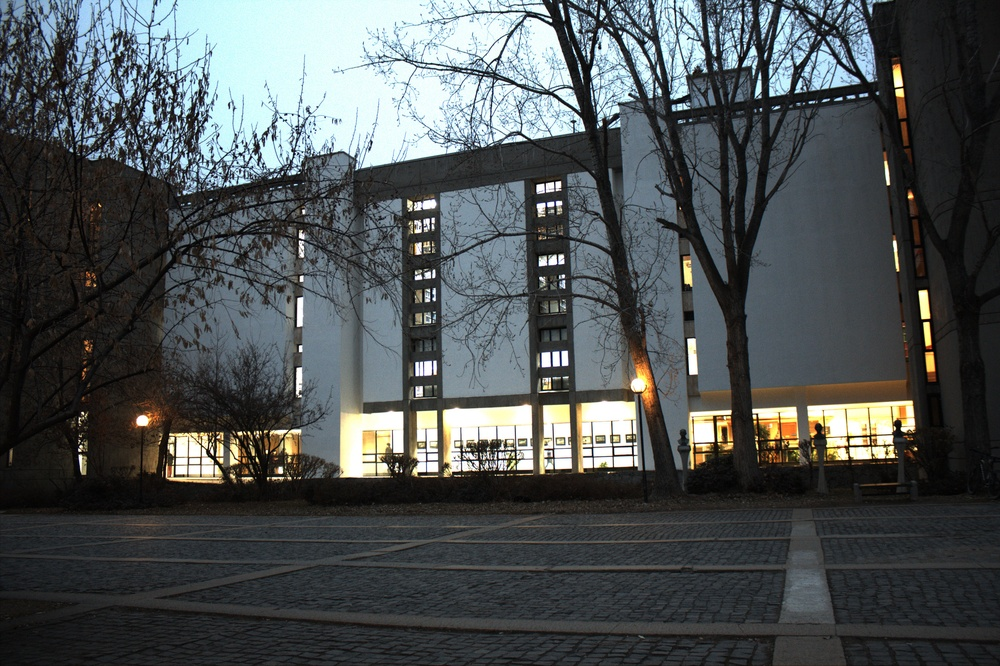
#> input picture assets/image.jpg, 1000 x 666 px, shrunk from 2601 x 1733 before the run, found by its file name
$ python test_optimal_crop.py
#> lines starting #> are read from the running program, lines starting #| are printed output that depends on the picture
### optimal_crop/optimize_crop.py
from typing import Sequence

import numpy as np
from scipy.optimize import differential_evolution, minimize

from optimal_crop.utils import flatten


def optimize_crop_evolution(
    transform: np.ndarray,
    height: int,
    width: int,
    keep_aspect_ratio: bool = False,
    max_iter: int = 1000,
    popsize: int = 15,
    disp: bool = True,
):
    """Optimize the axis-aligned crop of an image that has undergone a transformation.

    This function uses a global optimization method (differential evolution) to find the optimal crop, but is stochastic in nature.
    However, in practice, the it usually converges to a solution better than the naive crop, and if not, very close to it.
    You should compare the area of the naive crop and the optimal crop externally if you want to ensure the optimality of the result.

    Args:
        transform (np.ndarray): Transformation matrix applied to the image.
        height (int): Height of the image before the transformation.
        width (int): Width of the image before the transformation.
        keep_aspect_ratio (bool, optional): If True, the computed crop will maintain the aspect ratio of the original image. Defaults to False.
        max_iter (int, optional): Maximum number of iterations for the optimization. Defaults to 1000.
        popsize (int, optional): Population size for the differential evolution algorithm. Defaults to 15.
        disp (bool, optional): If True, display optimization progress. Defaults to True.
    Returns:
        tuple[np.ndarray, float]: The optimal crop coordinates in the form [x_min, y_min, x_max, y_max] and the area of the crop.
    """
    assert transform.shape == (3, 3), "Transform must be a 3x3 matrix."

    # Compute the corners of the transformed image
    src_corners = np.array([[0, 0, 1], [width - 1, 0, 1], [width - 1, height - 1, 1], [0, height - 1, 1]]).reshape(4, 3)
    dst_corners = src_corners @ transform.T
    dst_corners = dst_corners[:, :2]  / dst_corners[:, 2:3]

    def objective(x):
        """Maximize the area of the crop, i.e. minimize the negative area."""
        return -(x[2] - x[0]) * (x[3] - x[1]) / scale # keep the values in a reasonable range

    def ineq_constraints(x):
        tl, tr, br, bl = dst_corners

        # Compute the four line segments of the transformed image
        # Ax + By + C = 0
        top   = (tl[1] - tr[1], tr[0] - tl[0], tl[0] * tr[1] - tr[0] * tl[1])
        bot   = (bl[1] - br[1], br[0] - bl[0], bl[0] * br[1] - br[0] * bl[1])
        left  = (bl[1] - tl[1], tl[0] - bl[0], bl[0] * tl[1] - tl[0] * bl[1])
        right = (br[1] - tr[1], tr[0] - br[0], br[0] * tr[1] - tr[0] * br[1])

        def validate_point(p):
            px, py = p
            ineq = [
                # The point must be inside the transformed image boundaries (>=0)
                 (top[0]   * px + top[1]   * py + top[2]),
                 (left[0]  * px + left[1]  * py + left[2]),
                -(right[0] * px + right[1] * py + right[2]),
                -(bot[0]   * px + bot[1]   * py + bot[2]),
            ]
            return ineq

        # Construct the constraints
        all_ineq = []
        all_ineq.append(x[2] - x[0])  # x_max > x_min
        all_ineq.append(x[3] - x[1])  # y_max > y_min

        all_ineq.append(validate_point([x[0], x[1]])) # tl inside bounds
        all_ineq.append(validate_point([x[2], x[1]])) # tr inside bounds
        all_ineq.append(validate_point([x[2], x[3]])) # br inside bounds
        all_ineq.append(validate_point([x[0], x[3]])) # bl inside bounds

        return np.array(flatten(all_ineq))

    def eq_constraints(x):
        gt_ratio = width / height
        c_ratio = (x[2] - x[0]) / (x[3] - x[1] + 1e-6)  # Avoid division by zero
        return np.array([c_ratio - gt_ratio])

    def penalized_objective(x):
        penalty = 0.0
        ineq = ineq_constraints(x)
        penalty += np.sum(np.clip(-ineq, 0, None)) * 1e6  # large penalty for violated ineq

        if keep_aspect_ratio:
            eq = eq_constraints(x)
            penalty += np.sum(eq**2) * 1e6  # squared penalty for aspect ratio constraint

        return objective(x) + penalty

    # Compute bounds as the circumscribed box of the dst_corners
    min_x = min(dst_corners[0, 0], dst_corners[3, 0])
    min_y = min(dst_corners[0, 1], dst_corners[1, 1])
    max_x = max(dst_corners[1, 0], dst_corners[2, 0])
    max_y = max(dst_corners[2, 1], dst_corners[3, 1])
    bounds = [(min_x, max_x), (min_y, max_y), (min_x, max_x), (min_y, max_y)]
    scale = (max_x - min_x) * (max_y - min_y)  # Initial scale based on the bounds

    result = differential_evolution(
        func=penalized_objective,
        bounds=bounds,
        maxiter=max_iter,
        disp=disp,
        strategy='best1bin',
        popsize=popsize,  # Population size
    )

    if not result.success:
        if disp:
            print("Optimization failed:", result.message)
        return None
    return result.x, -result.fun * scale

def optimize_crop_slsqp(
    transform: np.ndarray,
    height: int,
    width: int,
    x0: np.ndarray = None,
    keep_aspect_ratio: bool = False,
    max_iter: int = 1000,
    disp: bool = True
) -> tuple[np.ndarray, float]:
    """Optimize the axis-aligned crop of an image that has undergone a transformation.

    This function uses a local optimization method (SLSQP) to find the optimal crop and therefore may not find the global optimum.
    However, in practice, the it usually converges to a solution better than the naive crop, and if not, very close to it.
    You should compare the area of the naive crop and the optimal crop externally if you want to ensure the optimality of the result.

    Args:
        transform (np.ndarray): Transformation matrix applied to the image.
        height (int): Height of the image before the transformation.
        width (int): Width of the image before the transformation.
        x0 (np.ndarray): Initial guess for the crop in the form [x_min, y_min, x_max, y_max]. If None, defaults to the center crop bound by the transformation. Defaults to None.
        keep_aspect_ratio (bool, optional): If True, the computed crop will maintain the aspect ratio of the original image. Defaults to False.
        max_iter (int, optional): Maximum number of iterations for the optimization. Defaults to 1000.
        disp (bool, optional): If True, display optimization progress. Defaults to True.
    Returns:
        tuple[np.ndarray, float]: The optimal crop coordinates in the form [x_min, y_min, x_max, y_max] and the area of the crop.
    """
    assert transform.shape == (3, 3), "Transform must be a 3x3 matrix."

    # Compute the corners of the transformed image
    src_corners = np.array([[0, 0, 1], [width - 1, 0, 1], [width - 1, height - 1, 1], [0, height - 1, 1]]).reshape(4, 3)
    dst_corners = src_corners @ transform.T
    dst_corners = dst_corners[:, :2]  / dst_corners[:, 2:3]

    def objective(x):
        """Maximize the area of the crop, i.e. minimize the negative area."""
        return -(x[2] - x[0]) * (x[3] - x[1]) / scale # keep the values in a reasonable range

    def ineq_constraints(x):
        tl, tr, br, bl = dst_corners

        # Compute the four line segments of the transformed image
        # Ax + By + C = 0
        top   = (tl[1] - tr[1], tr[0] - tl[0], tl[0] * tr[1] - tr[0] * tl[1])
        bot   = (bl[1] - br[1], br[0] - bl[0], bl[0] * br[1] - br[0] * bl[1])
        left  = (bl[1] - tl[1], tl[0] - bl[0], bl[0] * tl[1] - tl[0] * bl[1])
        right = (br[1] - tr[1], tr[0] - br[0], br[0] * tr[1] - tr[0] * br[1])

        def validate_point(p):
            px, py = p
            ineq = [
                # The point must be inside the transformed image boundaries (>=0)
                 (top[0]   * px + top[1]   * py + top[2]),
                 (left[0]  * px + left[1]  * py + left[2]),
                -(right[0] * px + right[1] * py + right[2]),
                -(bot[0]   * px + bot[1]   * py + bot[2]),
            ]
            return ineq

        # Construct the constraints
        all_ineq = []
        all_ineq.append(x[2] - x[0])  # x_max > x_min
        all_ineq.append(x[3] - x[1])  # y_max > y_min

        all_ineq.append(validate_point([x[0], x[1]])) # tl inside bounds
        all_ineq.append(validate_point([x[2], x[1]])) # tr inside bounds
        all_ineq.append(validate_point([x[2], x[3]])) # br inside bounds
        all_ineq.append(validate_point([x[0], x[3]])) # bl inside bounds

        return np.array(flatten(all_ineq))

    def eq_constraints(x):
        gt_ratio = width / height
        c_ratio = (x[2] - x[0]) / (x[3] - x[1] + 1e-6)  # Avoid division by zero
        return np.array([c_ratio - gt_ratio])

    # Starting guess
    if x0 is None:
        min_x = min(dst_corners[0, 0], dst_corners[3, 0])
        min_y = min(dst_corners[0, 1], dst_corners[1, 1])
        max_x = max(dst_corners[1, 0], dst_corners[2, 0])
        max_y = max(dst_corners[2, 1], dst_corners[3, 1])
        x0 = np.array([min_x, min_y, max_x, max_y])
    scale = (x0[2] - x0[0]) * (x0[3] - x0[1])  # Initial scale based on the initial guess

    constraints = [
        dict(type='ineq', fun=ineq_constraints),
        dict(type='eq', fun=eq_constraints) if keep_aspect_ratio else None
    ]
    constraints = [c for c in constraints if c is not None]

    result = minimize(
        fun=objective,
        x0=x0,
        constraints=constraints,
        method='SLSQP',
        options=dict(maxiter=max_iter, disp=disp)
    )
    if not result.success:
        if disp:
            print("Optimization failed:", result.message)
        return None
    return result.x, -result.fun * scale

def optimize_crop(
    transform: np.ndarray,
    height: int,
    width: int,
    x0: np.ndarray = None,
    keep_aspect_ratio: bool = False,
    global_search: bool = True,
    max_iter: int = 1000,
    disp: bool = True,
) -> tuple[np.ndarray, float]:
    """Optimize the axis-aligned crop of an image that has undergone a transformation.

    This function always uses a local optimization method (SLSQP) to find the optimal crop for an image.
    If `global_search` is True, it first uses a global optimization method (differential evolution) to find a good initial guess for the local optimization.

    Args:
        transform (np.ndarray): Transformation matrix applied to the image.
        height (int): Height of the image before the transformation.
        width (int): Width of the image before the transformation.
        x0 (np.ndarray, optional): Initial guess for the crop in the form [x_min, y_min, x_max, y_max]. If None, defaults to the center crop bound by the transformation. Note, this guess is overwritten if `global_search` is True. Defaults to None.
        keep_aspect_ratio (bool, optional): If True, the computed crop will maintain the aspect ratio of the original image. Defaults to False.
        global_search (bool, optional): If True, use a global optimization method (differential evolution) to find a good initial guess for the local optimization. Defaults to True.
        max_iter (int, optional): Maximum number of iterations for the optimization. Defaults to 1000.
        disp (bool, optional): If True, display optimization progress. Defaults to True.

    Returns:
        tuple[np.ndarray, float]: The optimal crop coordinates in the form [x_min, y_min, x_max, y_max] and the area of the crop.
    """


    if global_search:
        result = optimize_crop_evolution(
            transform=transform,
            height=height,
            width=width,
            keep_aspect_ratio=keep_aspect_ratio,
            max_iter=max_iter,
            disp=disp
        )
        if result is None:
            return None
        x0 = result[0]

    return optimize_crop_slsqp(
        transform=transform,
        height=height,
        width=width,
        x0=x0,
        keep_aspect_ratio=keep_aspect_ratio,
        max_iter=max_iter,
        disp=disp
    )

# [266 lines left out: functions optimize_mutual_crop_evolution, optimize_mutual_crop_slsqp, optimize_mutual_crop, not called in this run]

### optimal_crop/utils.py
from typing import Sequence, Optional

import cv2
import numpy as np


def flatten(lst):
    result = []
    for item in lst:
        if isinstance(item, Sequence) and not isinstance(item, str):
            result.extend(flatten(item))
        else:
            result.append(item)
    return result

def adjust_for_aspect_ratio(crop: Sequence, height: int, width: int) -> tuple[int, int, int, int]:
    """Adjust the crop coordinates to maintain the aspect ratio of the given height and width.

    This function always reduces the crop to make it match the aspect ratio, never enlarges it.

    Args:
        crop (np.ndarray): A 1D array of shape (4,) representing the crop coordinates in the format [min_x, min_y, max_x, max_y].
        height (int): Height of the image.
        width (int): Width of the image.

    Returns:
        tuple[int, int, int, int]: Adjusted crop coordinates in the format (min_x, min_y, max_x, max_y).
    """

    min_x, min_y, max_x, max_y = crop
    crop_width = max_x - min_x
    crop_height = max_y - min_y

    gt_ratio = width / height
    current_ratio = crop_width / crop_height

    if current_ratio > gt_ratio:
        # Current crop is too wide, reduce width to match aspect ratio
        width_adjusted = crop_height * gt_ratio
        center_x = (max_x + min_x) / 2
        min_x = center_x - width_adjusted / 2
        max_x = center_x + width_adjusted / 2
    else:
        # Current crop is too tall, reduce height to match aspect ratio
        height_adjusted = crop_width / gt_ratio
        center_y = (max_y + min_y) / 2
        min_y = center_y - height_adjusted / 2
        max_y = center_y + height_adjusted / 2

    return min_x, min_y, max_x, max_y

def recompute_transform_from_crop(
    crop: np.ndarray,
    transform: np.ndarray,
    height: int,
    width: int
) -> np.ndarray:
    """Recompute the transformation matrix as to place the corners of the crop at the corners of the original image.

    Args:
        crop (np.ndarray): The crop coordinates in the transformed image in the form [x_min, y_min, x_max, y_max].
        transform (np.ndarray): The original transformation matrix applied to the image.
        height (int): Height of the original image.
        width (int): Width of the original image.

    Returns:
        np.ndarray: The new transformation matrix that places the crop at the corners of the original image.
    """

    # Find where the crop is in the original image coordinates
    x_min, y_min, x_max, y_max = crop
    dst_corners = np.array([
        [x_min, y_min, 1],
        [x_max, y_min, 1],
        [x_max, y_max, 1],
        [x_min, y_max, 1],
    ]).reshape(4, 3)
    src_corners = dst_corners @ np.linalg.inv(transform.T)
    src_corners = src_corners[:, :2] / src_corners[:, 2:3]

    # Recompute the transformation matrix as to place the corners
    # of the crop at the corners of the original image
    new_dst_corners = np.array([
        [0, 0],
        [width - 1, 0],
        [width - 1, height - 1],
        [0, height - 1],
    ]).reshape(4, 2)
    transform = cv2.getPerspectiveTransform(src_corners.astype(np.float32), new_dst_corners.astype(np.float32))
    return transform

# [36 lines left out: function get_naive_crop, not called in this run]

### examples/test_optimal_crop.py
import cv2
import numpy as np

from optimal_crop import optimize_crop
from optimal_crop.utils import recompute_transform_from_crop, adjust_for_aspect_ratio

# Check if matplotlib is available for visualization
try:
    import matplotlib.pyplot as plt
except ImportError:
    raise ImportError(
        "matplotlib is not installed. Please install it to visualize the results.\n"
        "You can install it with: pip install matplotlib"
    )

def main():
    np.set_printoptions(precision=3, suppress=True)

    # Parameters
    # You can change these parameters to test with different images and transformations
    image = cv2.imread("assets/image.jpg")
#> image is the input picture: shape (666, 1000, 3); mean B, G, R 83.5, 82.6, 77.4
    height, width = image.shape[:2]
#> height = 666; width = 1000
    keep_aspect_ratio = True
    distortion = 0.2

    # Construct a sample transformation
    src_corners = np.array([
        [0, 0],
        [width - 1, 0],
        [width - 1, height - 1],
        [0, height - 1],
    ])
#> src_corners = [[0, 0], [999, 0], [999, 665], [0, 665]]
    dst_corners = ((np.random.rand(4, 2) - 0.5) * 2 * np.array([width, height]).reshape(1, 2) * distortion) + src_corners
    transform = cv2.getPerspectiveTransform(src_corners.astype(np.float32), dst_corners.astype(np.float32))

    optimal_crop, area = optimize_crop(
        transform=transform,
        height=height,
        width=width,
        keep_aspect_ratio=keep_aspect_ratio,
        global_search=True,
        disp=True
    )
#> (printed output is left out)
#> optimal_crop = [19.45, 58.58, 969.7, 691.5]; area = 601441.5
    if optimal_crop is None:
        print("No optimal crop found. Skipping visualization.")
        return

    # Compute plotting bounds
    min_x = np.min(dst_corners[:, 0])
    max_x = np.max(dst_corners[:, 0])
    min_y = np.min(dst_corners[:, 1])
    max_y = np.max(dst_corners[:, 1])
    range_x = max_x - min_x
    range_y = max_y - min_y
    range_xy = max(range_x, range_y) * 1.1
    center_y = (min_y + max_y) / 2
    center_x = (min_x + max_x) / 2
    min_x, max_x = center_x - range_xy / 2, center_x + range_xy / 2
    min_y, max_y = center_y - range_xy / 2, center_y + range_xy / 2

    # Prepare the plot
    fig, ax = plt.subplots()
    ax.set_xlim(min_x, max_x)
    ax.set_ylim(min_y, max_y)
    plt.gca().invert_yaxis() # flip y axis to match image coordinates
    plt.gca().set_aspect('equal') # maintain aspect ratio

    # Plot the transformed image
    ax.add_patch(plt.Polygon(dst_corners, fill=False))

    # Add naive crop after resizing and cropping to correct aspect ratio
    min_x = max(dst_corners[0, 0], dst_corners[3, 0])
    min_y = max(dst_corners[0, 1], dst_corners[1, 1])
    max_x = min(dst_corners[1, 0], dst_corners[2, 0])
    max_y = min(dst_corners[2, 1], dst_corners[3, 1])
    min_x, min_y, max_x, max_y = adjust_for_aspect_ratio([min_x, min_y, max_x, max_y], height, width) if keep_aspect_ratio else [min_x, min_y, max_x, max_y]
    ax.add_patch(plt.Rectangle((min_x, min_y), max_x - min_x, max_y - min_y, fill=False, ec="b", label="Naive Crop"))

    # Add optimal crop
    ax.add_patch(plt.Rectangle((optimal_crop[0], optimal_crop[1]), optimal_crop[2] - optimal_crop[0], optimal_crop[3] - optimal_crop[1], fill=False, ec="r", label="Optimal Crop"))

    plt.legend()
    plt.savefig("plot.png")
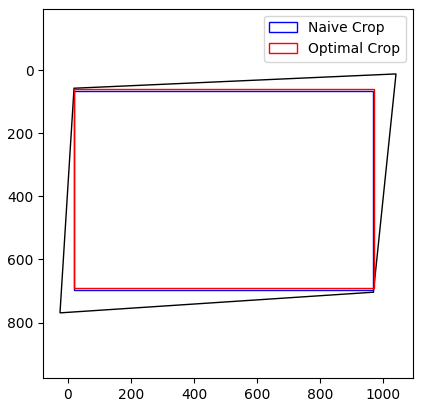
#> figure drawn by matplotlib, 1 panel

    print("Naive / Optimal Ratio:", (max_x - min_x) * (max_y - min_y) / area)

    # Apply the crops to the image
    corrected_transform = recompute_transform_from_crop([min_x, min_y, max_x, max_y], transform, height, width)
    naive_crop = cv2.warpPerspective(image, corrected_transform, (width, height))
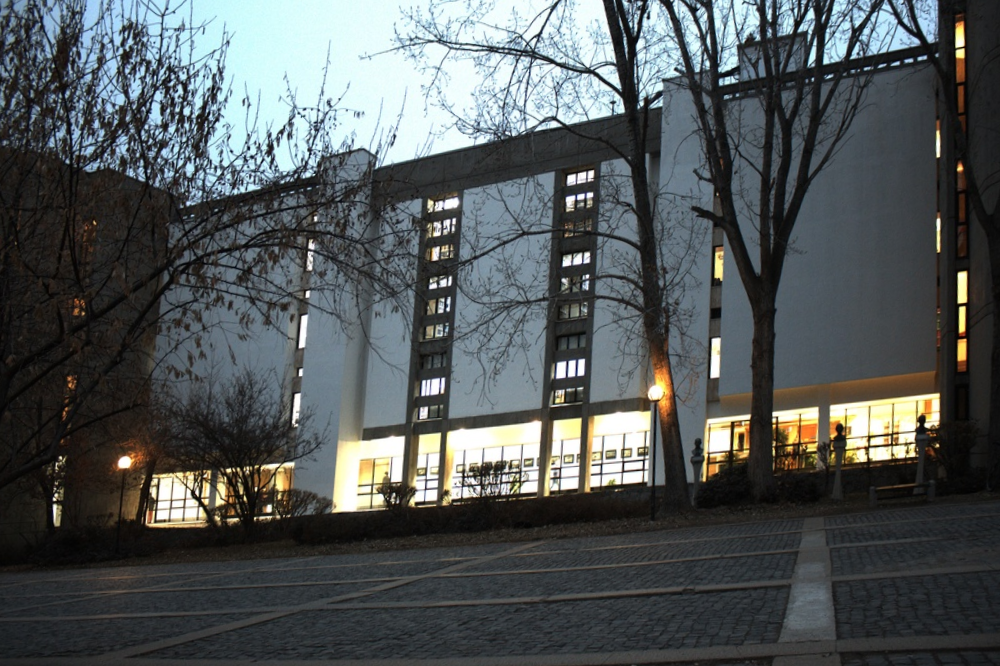
#> naive_crop: shape (666, 1000, 3); mean B, G, R 88, 87.4, 82.1
    cv2.imwrite("naive_crop.png", naive_crop)

    corrected_transform = recompute_transform_from_crop(optimal_crop, transform, height, width)
    optimal_crop_image = cv2.warpPerspective(image, corrected_transform, (width, height))
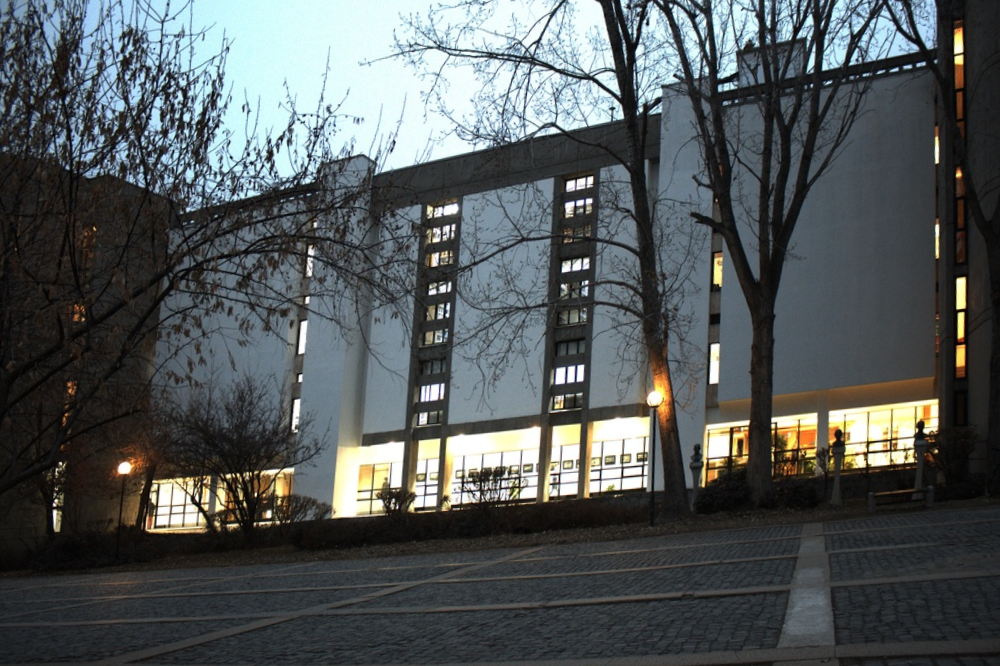
#> optimal_crop_image: shape (666, 1000, 3); mean B, G, R 89.2, 88.4, 83
    cv2.imwrite("optimal_crop.png", optimal_crop_image)

if __name__ == "__main__":
    main()
